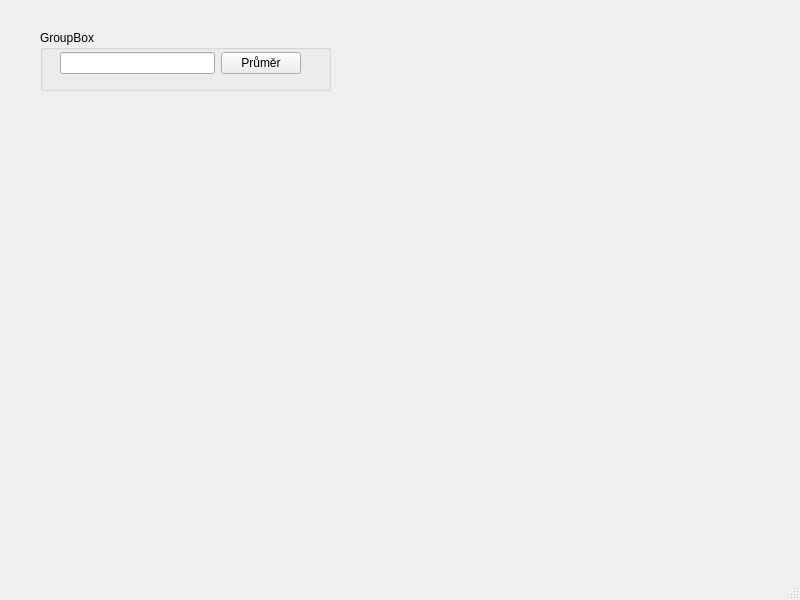
<?xml version="1.0" encoding="UTF-8"?>
<ui version="4.0">
 <class>MainWindow</class>
 <widget class="QMainWindow" name="MainWindow">
  <property name="geometry">
   <rect>
    <x>0</x>
    <y>0</y>
    <width>800</width>
    <height>600</height>
   </rect>
  </property>
  <property name="windowTitle">
   <string>MainWindow</string>
  </property>
  <widget class="QWidget" name="centralwidget">
   <widget class="QGroupBox" name="groupBox">
    <property name="geometry">
     <rect>
      <x>40</x>
      <y>30</y>
      <width>291</width>
      <height>61</height>
     </rect>
    </property>
    <property name="title">
     <string>GroupBox</string>
    </property>
    <widget class="QWidget" name="">
     <property name="geometry">
      <rect>
       <x>20</x>
       <y>20</y>
       <width>254</width>
       <height>26</height>
      </rect>
     </property>
     <layout class="QHBoxLayout" name="horizontalLayout">
      <item>
       <widget class="QLineEdit" name="lineEditCisla"/>
      </item>
      <item>
       <widget class="QPushButton" name="pushButtonVysledek">
        <property name="text">
         <string>Průměr</string>
        </property>
       </widget>
      </item>
      <item>
       <widget class="QLabel" name="labelVysledek">
        <property name="text">
         <string/>
        </property>
       </widget>
      </item>
     </layout>
    </widget>
   </widget>
  </widget>
  <widget class="QMenuBar" name="menubar">
   <property name="geometry">
    <rect>
     <x>0</x>
     <y>0</y>
     <width>800</width>
     <height>22</height>
    </rect>
   </property>
  </widget>
  <widget class="QStatusBar" name="statusbar"/>
 </widget>
 <resources/>
 <connections/>
</ui>
